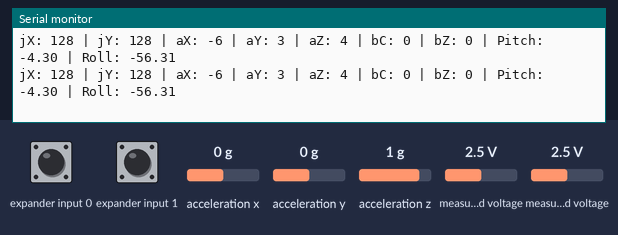
The program below on a simulated Arduino Uno, built with avr-gcc and run on an emulated ATmega328P. Shown: the last lines printed to the serial monitor. Wiring (inferred from the names in the program): Wii Nunchuk at I2C address 0x52. The inputs (shaded band) are chosen by the test bench; at power-on: acceleration x 0 g, measured voltage 2.5 V, acceleration y 0 g, acceleration z 1 g, expander input 0 HIGH, expander input 1 HIGH.

Above: at 1.2 s.
1.3 s: acceleration x set to -1.4 g
At 1.54 s:
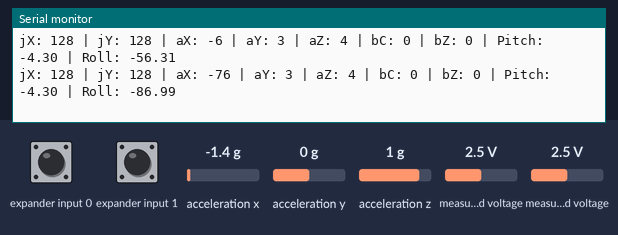
4.3 s: measured voltage (sensor 200) set to 0.1 V
At 4.37 s:
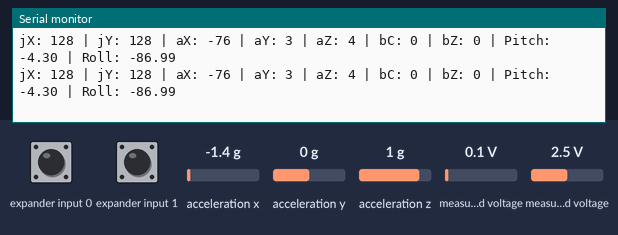
7.3 s: measured voltage (sensor 201) set to 1.2 V
At 7.4 s:
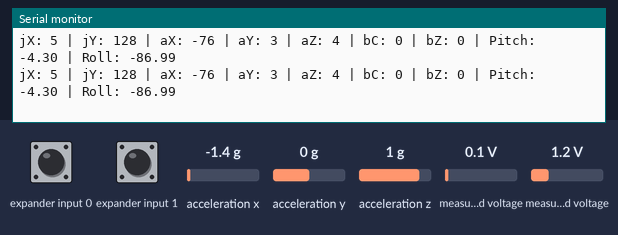
10.3 s: acceleration y set to -1.4 g
At 10.54 s:
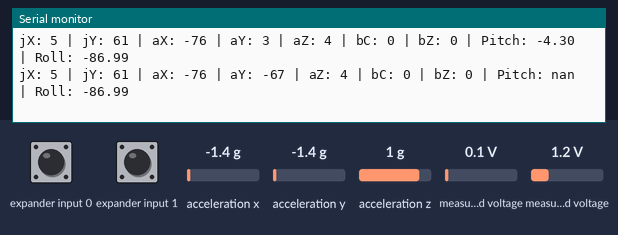
12.4 s: acceleration z set to -1.4 g
At 12.42 s:
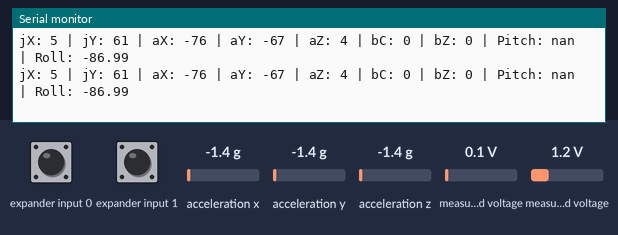
15.4 s: measured voltage (sensor 200) set to 2.5 V
At 15.47 s:
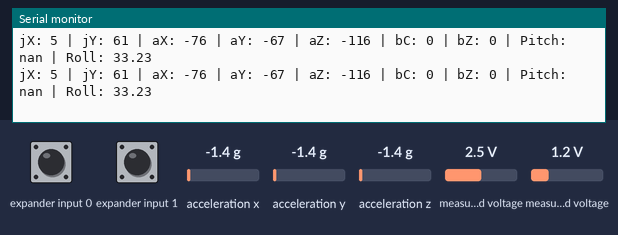

The program:

main.cpp
```cpp
/* -------------------------------------------------------------------------
 * Proyecto: Brazo Team Germán
 *
 * Descripción:
 *  Se busca desarrollar un brazo robótico basado en la estructura de
 *  bentommye [Thingiverse] controlado por un Arduino y operado mediante un
 *  joystick Nunchuck.
 * ------------------------------------------------------------------------- */
#include <Arduino.h>
#include <nunchuck.h>
#include <angulos.h>
#include <motores.h>

/* Variables Globales. */
angulosDataType angles;

/* -------------------------------------------------------------------------
 *  Función de Inicalización del Código
 * ------------------------------------------------------------------------- */
void setup()
{
	/* Inicialización de módulos. */
    Serial.begin(9600);
    nunchuckInit();

    /* Fin de la Inicialización. */
    Serial.println("Inicio del Programa:");
}

/* -------------------------------------------------------------------------
 *  Main Loop
 * ------------------------------------------------------------------------- */
void loop()
{
    /* Obtengo el estado del joystick. */
	nunchuckGetData();

    /* Imprimo los datos. */
    Serial.print("jX: ");
    Serial.print(nunchuckData.jX);
    Serial.print(" | jY: ");
    Serial.print(nunchuckData.jY);
    Serial.print(" | aX: ");
    Serial.print(nunchuckData.aX);
    Serial.print(" | aY: ");
    Serial.print(nunchuckData.aY);
    Serial.print(" | aZ: ");
    Serial.print(nunchuckData.aZ);
    Serial.print(" | bC: ");
    Serial.print(nunchuckData.cButton);
    Serial.print(" | bZ: ");
    Serial.print(nunchuckData.zButton);
    Serial.print(" | Pitch: ");
    Serial.print(nunchuckData.pitch);
    Serial.print(" | Roll: ");
    Serial.println(nunchuckData.roll);

    /* Respiro. */
    delay(100);
}
```

Measured:
- after the input at 1.3 s, the serial monitor: prints a new line after 0.13 s (image 1)
- after the input at 10.3 s, the serial monitor: prints a new line after 0.12 s (image 4)
